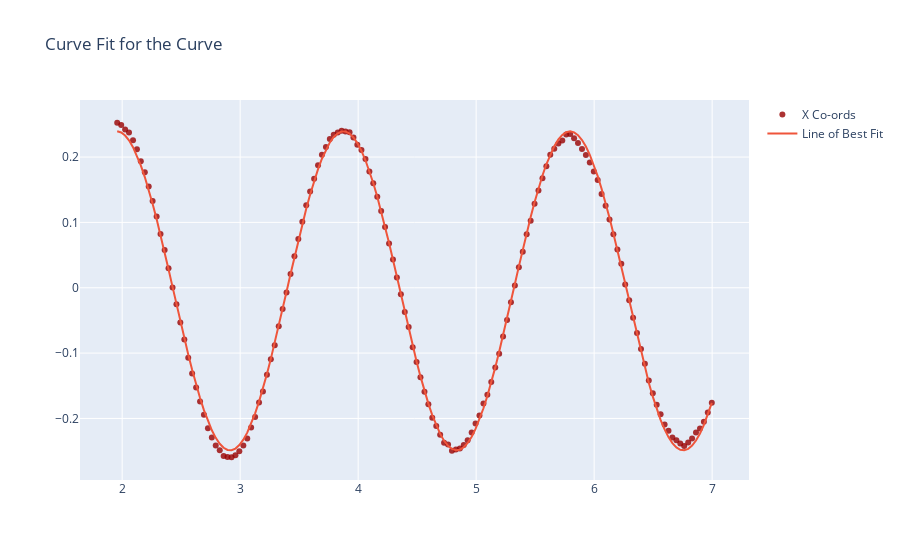

Notebook code for this chart:
### Code cell
TwoScatterOverlayLine(Data1.Time,Data1.X,Data1.Time,
                      test_func(Data1.Time, params[0], params[1],params[2],params[3]),"X Co-ords",'Line of Best Fit','Curve Fit for the Curve')

### Figure 1 — Plotly figure (JSON) as saved in the notebook; plotly's stock layout.template omitted (floating-point values rounded to 4 significant figures; data arrays with more than 128 entries replaced by an {"elided": "..."} marker saying what was removed)
{"data": [{"marker": {"color": "rgba(152, 0, 0, .8)"}, "mode": "markers", "name": "X Co-ords", "type": "scatter", "x": {"elided": "152 float values"}, "y": {"elided": "152 float values"}}, {"mode": "lines", "name": "Line of Best Fit", "type": "scatter", "x": {"elided": "152 float values"}, "y": {"elided": "152 float values"}}], "layout": {"title": {"text": "Curve Fit for the Curve"}, "xaxis": {"zeroline": false}, "yaxis": {"zeroline": false}}}
